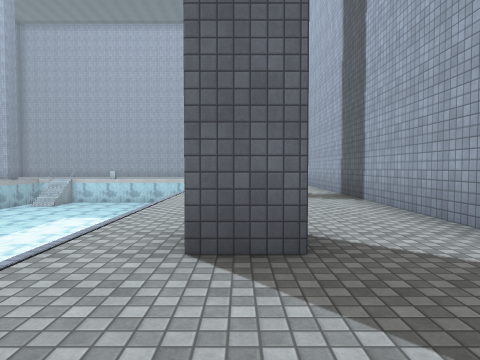
View 1 (above)

24 first-person views from a walk through a 3-D level made in the Unity game engine. The camera is 1.4 m above the floor, tilts 2° down and sees 70° across. The floor is counted in squares, 2 m on a side. Each view is taken from the middle of a square. On the plan, view 1 faces up. The plan holds only what a view shows up to about 11 squares ahead; the rest is blank. The player is left out. Surface patterns are stand-ins for the level's own textures.

View 2
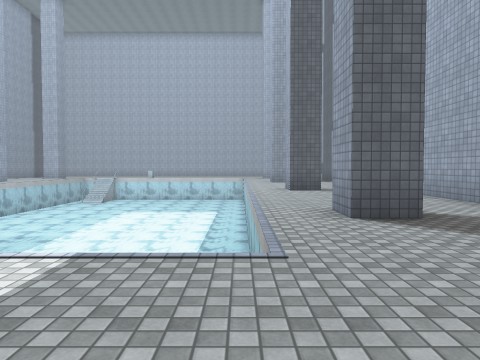

View 3
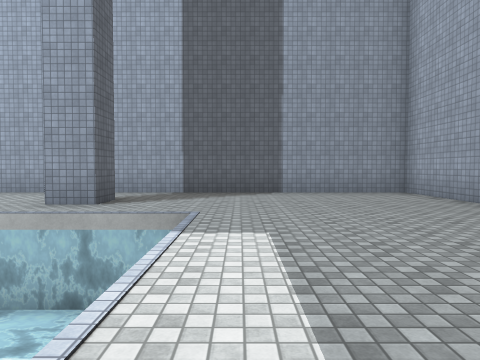

View 4
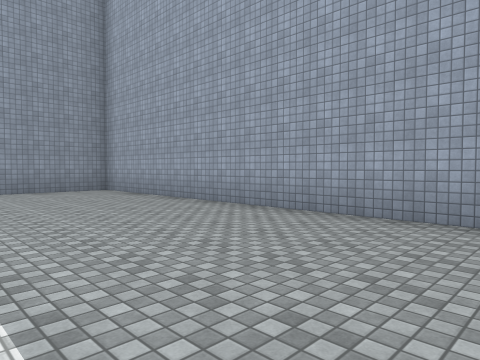

View 5
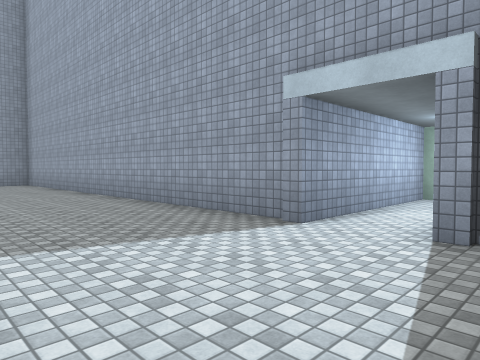

View 6
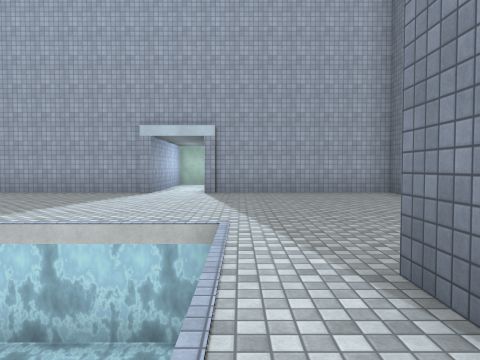

View 7
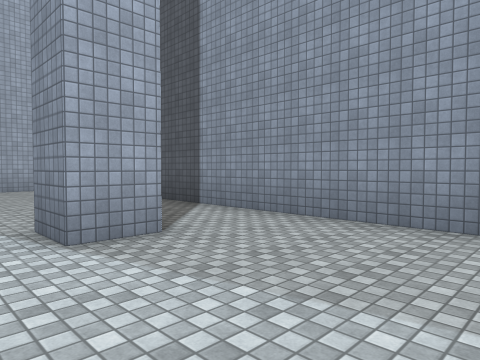

View 8
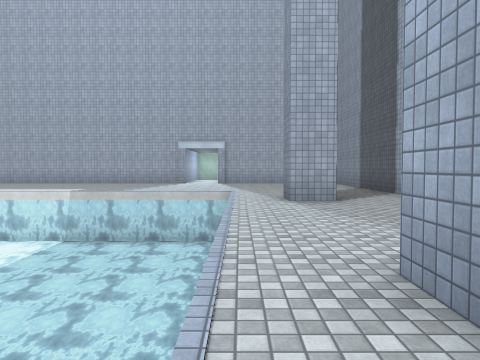

View 9
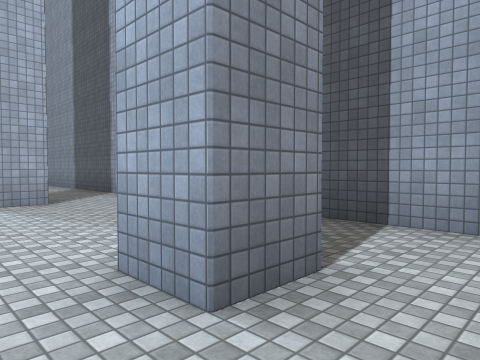

View 10
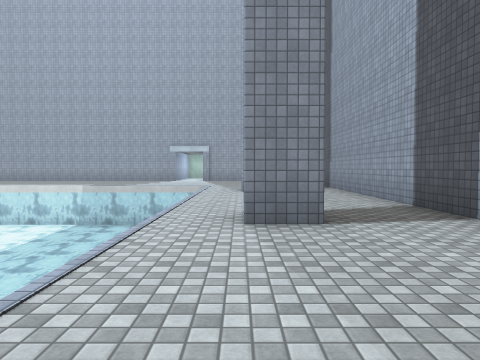

View 11
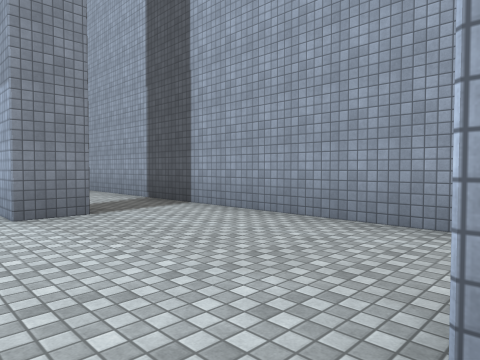

View 12
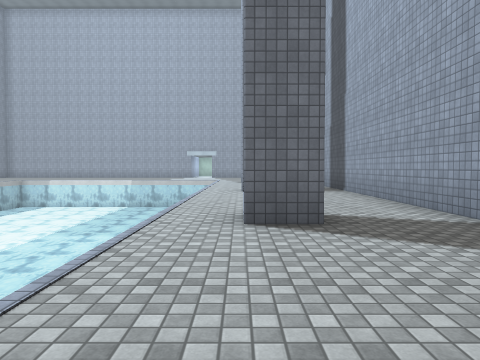

View 13
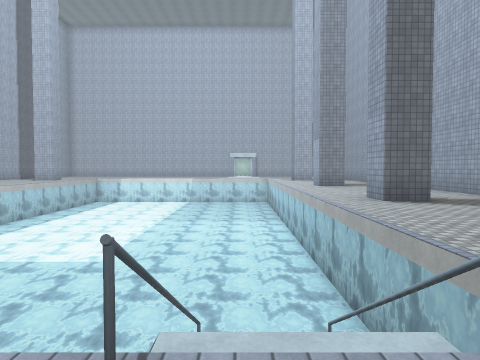

View 14
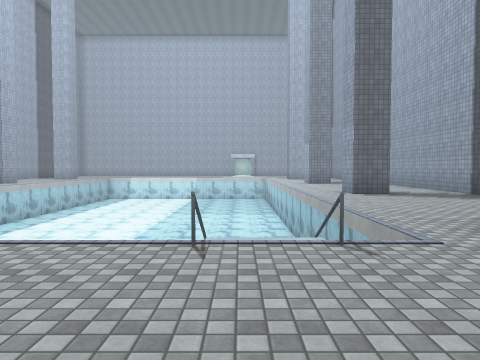

View 15
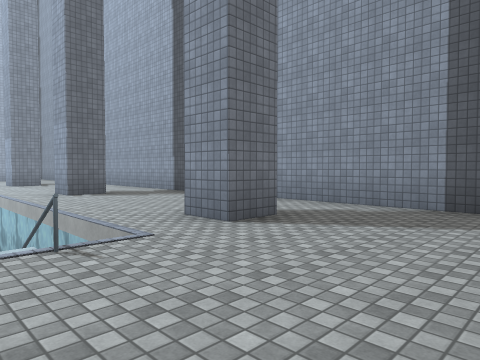

View 16
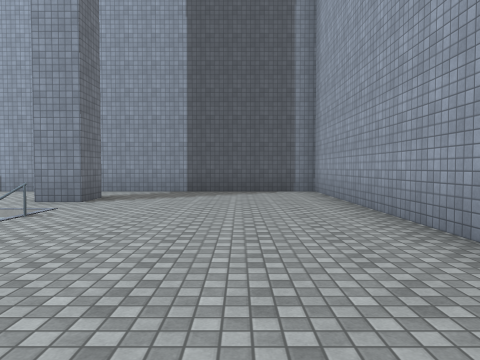

View 17
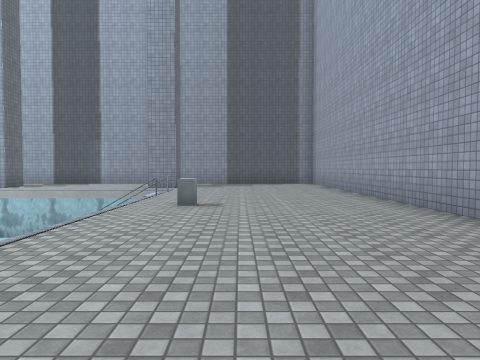

View 18
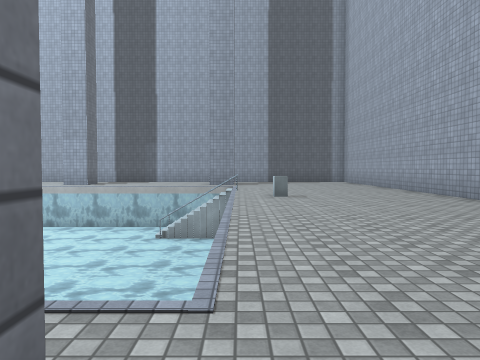

View 19
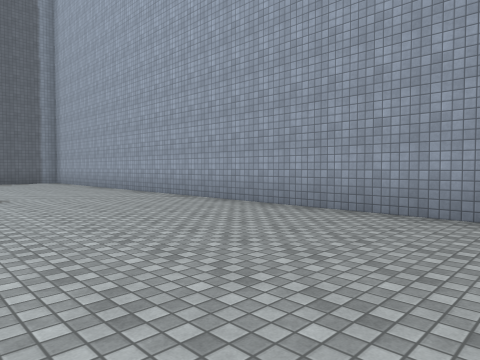

View 20
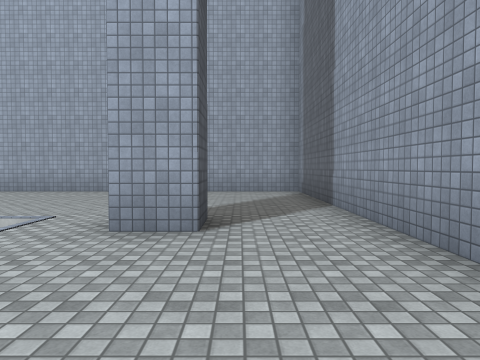

View 21
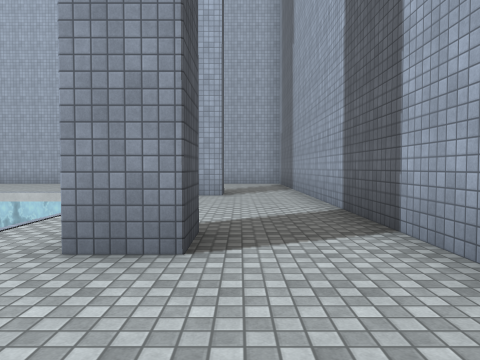

View 22
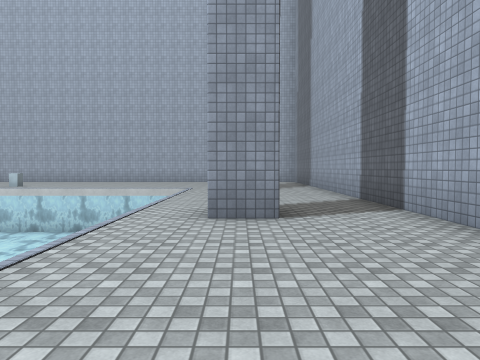

View 23
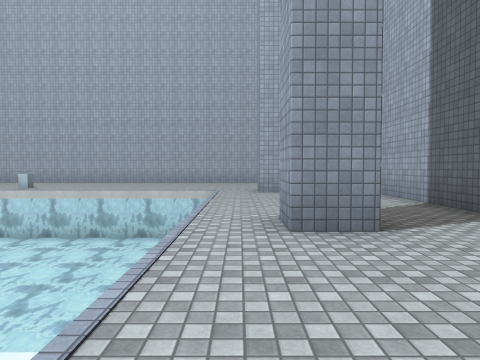

View 24
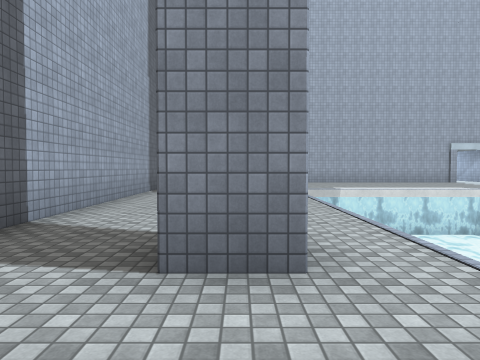

### Floor plan
Key: @ floor where view 1 was taken; # wall or solid block; . main floor; - floor 3 m lower than the main floor; / step, stairs or slope; = window, fence, low wall or low ledge; O other object.
Columns run from 18 left of view 1 to 3 right of it. Each row starts with its distance up from view 1.
 28 ######################
 27 #....................#
 26 #....................#
 25 #....................#
 24 #....................#
 23 #.........O..........#
 22 #.....=.#............#
 21 #..#.. /---------.#..#
 20 #.....=/---------....#
 19 #.....-----------....#
 18 #.....-----------....#
 17 #.....-----------....#
 16 #.....-----------....#
 15 #..#..-----------.#..#
 14 #.....--------- -....#
 13 #.....--------- -....
 12 #.....--------- -....
 11 #.....  -----    ....#
 10 #.....  -----   -....#
  9 #..#..  ---------.#..#
  8 #.....  ---------....#
  7 #.....-----------....#
  6 #.....-----     -....#
  5 #.....-----     -....#
  4 #.....-------   -....#
  3 #..#..-------  --.#..#
  2 #.....-------  --....#
  1 #.....-----------....#
  0 #.................@..#
 -1   ...................#
 -2   ...................#
 -3  ....................#
 -4 #....................#
 -5 #######.##############
 -6        .#
 -7        .#
 -8        .#
 -9        .#

Where each view was taken, in squares from view 1:
view 1: 0 up, 0 right, facing up
view 2: 2 down, 2 left, facing up
view 3: 0 up, 7 left, facing right
view 4: 0 up, 8 left, facing down-right
view 5: 1 down, 13 left, facing down-right
view 6: 5 up, 13 left, facing down
view 7: 7 up, 13 left, facing down-left
view 8: 11 up, 13 left, facing down
view 9: 11 up, 13 left, facing down-left
view 10: 14 up, 14 left, facing down
view 11: 15 up, 13 left, facing down-left
view 12: 20 up, 14 left, facing down
view 13: 23 up, 11 left, facing down
view 14: 25 up, 11 left, facing down
view 15: 25 up, 11 left, facing down-left
view 16: 25 up, 7 left, facing left
view 17: 24 up, 2 left, facing left
view 18: 22 up, 0 right, facing left
view 19: 22 up, 0 right, facing up-left
view 20: 17 up, 1 right, facing up
view 21: 12 up, 1 right, facing up
view 22: 10 up, 0 right, facing up
view 23: 11 up, 1 left, facing up
view 24: 12 up, 0 right, facing down
